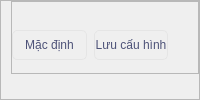
                 <widget class="QFrame" name="frame_23">
                  <property name="minimumSize">
                   <size>
                    <width>0</width>
                    <height>51</height>
                   </size>
                  </property>
                  <property name="maximumSize">
                   <size>
                    <width>16777215</width>
                    <height>16777215</height>
                   </size>
                  </property>
                  <property name="styleSheet">
                   <string notr="true">QFrame#frame_23{
background-color: rgb(255, 255, 255);
}
</string>
                  </property>
                  <property name="frameShape">
                   <enum>QFrame::StyledPanel</enum>
                  </property>
                  <property name="frameShadow">
                   <enum>QFrame::Raised</enum>
                  </property>
                  <layout class="QHBoxLayout" name="horizontalLayout_14">
                   <property name="spacing">
                    <number>0</number>
                   </property>
                   <property name="leftMargin">
                    <number>10</number>
                   </property>
                   <property name="topMargin">
                    <number>0</number>
                   </property>
                   <property name="rightMargin">
                    <number>0</number>
                   </property>
                   <property name="bottomMargin">
                    <number>25</number>
                   </property>
                   <item>
                    <widget class="QFrame" name="frame_26">
                     <property name="minimumSize">
                      <size>
                       <width>0</width>
                       <height>0</height>
                      </size>
                     </property>
                     <property name="maximumSize">
                      <size>
                       <width>16777215</width>
                       <height>16777215</height>
                      </size>
                     </property>
                     <property name="frameShape">
                      <enum>QFrame::StyledPanel</enum>
                     </property>
                     <property name="frameShadow">
                      <enum>QFrame::Raised</enum>
                     </property>
                     <layout class="QHBoxLayout" name="horizontalLayout_15">
                      <property name="spacing">
                       <number>7</number>
                      </property>
                      <property name="leftMargin">
                       <number>0</number>
                      </property>
                      <property name="topMargin">
                       <number>15</number>
                      </property>
                      <property name="rightMargin">
                       <number>30</number>
                      </property>
                      <property name="bottomMargin">
                       <number>0</number>
                      </property>
                      <item>
                       <widget class="QPushButton" name="btn_reset">
                        <property name="maximumSize">
                         <size>
                          <width>150</width>
                          <height>30</height>
                         </size>
                        </property>
                        <property name="font">
                         <font>
                          <weight>50</weight>
                          <bold>false</bold>
                         </font>
                        </property>
                        <property name="styleSheet">
                         <string notr="true">QPushButton#btn_reset{
color: rgb(77, 82, 120);
border-radius:5px;
border:1px solid #e5e5e5
}
QPushButton#btn_reset:hover{
color: rgb(77, 82, 120);
border-radius:5px;
background-color:rgb(234, 234, 234);
}</string>
                        </property>
                        <property name="text">
                         <string>Mặc định</string>
                        </property>
                        <property name="icon">
                         <iconset resource="icons/img.qrc">
                          <normaloff>:/img/loop.png</normaloff>:/img/loop.png</iconset>
                        </property>
                        <property name="iconSize">
                         <size>
                          <width>15</width>
                          <height>20</height>
                         </size>
                        </property>
                       </widget>
                      </item>
                      <item>
                       <widget class="QPushButton" name="btn_savecmd">
                        <property name="maximumSize">
                         <size>
                          <width>150</width>
                          <height>30</height>
                         </size>
                        </property>
                        <property name="font">
                         <font>
                          <weight>50</weight>
                          <bold>false</bold>
                         </font>
                        </property>
                        <property name="styleSheet">
                         <string notr="true">
QPushButton#btn_savecmd{
color: rgb(77, 82, 120);
border-radius:5px;
border:1px solid #e5e5e5
}
QPushButton#btn_savecmd:hover{
color: rgb(77, 82, 120);
border-radius:5px;
background-color:rgb(234, 234, 234);
}</string>
                        </property>
                        <property name="text">
                         <string>Lưu cấu hình</string>
                        </property>
                        <property name="icon">
                         <iconset resource="icons/img.qrc">
                          <normaloff>:/img/tick.png</normaloff>:/img/tick.png</iconset>
                        </property>
                       </widget>
                      </item>
                     </layout>
                    </widget>
                   </item>
                  </layout>
                 </widget>
